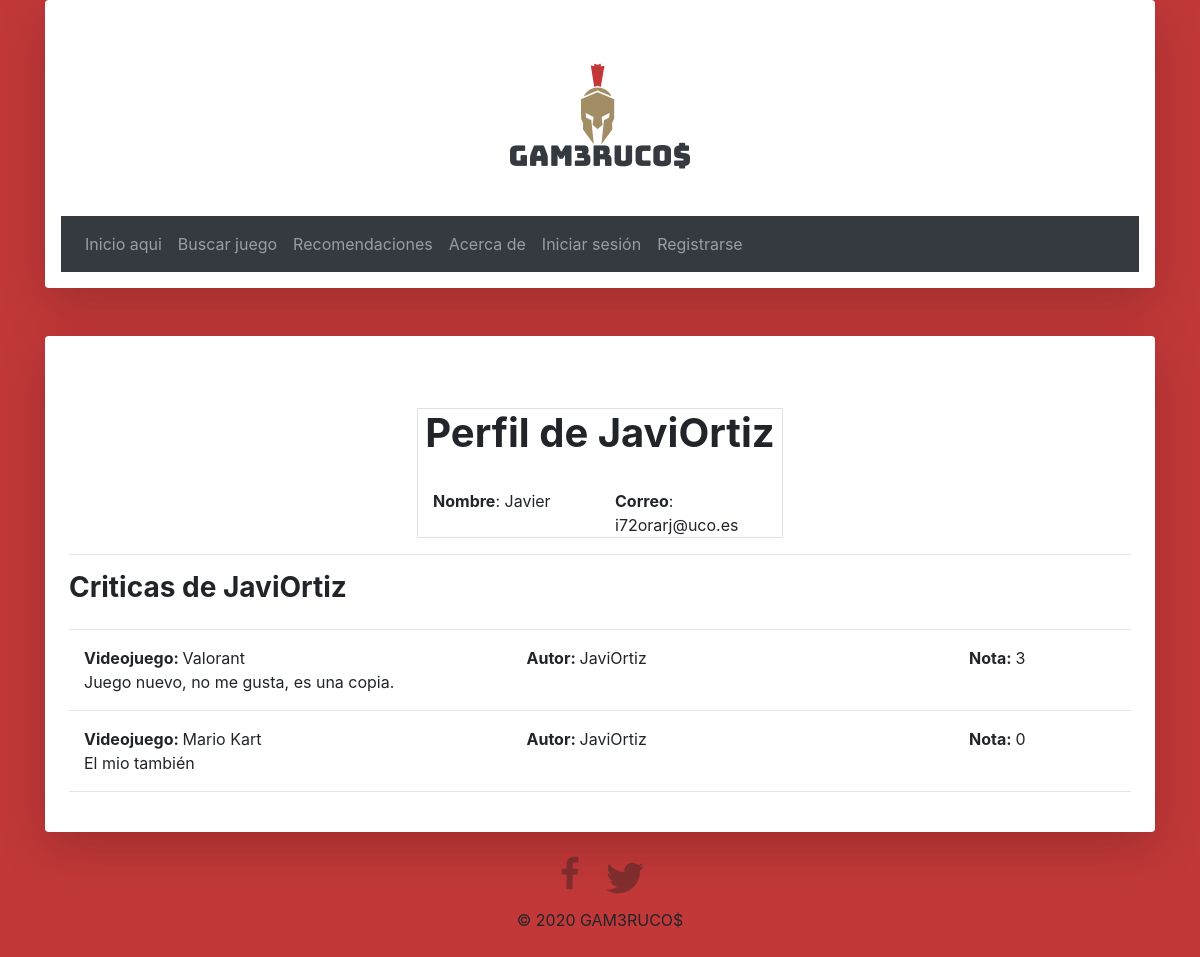
The page /perfil/7 on the database its author committed.
### gamerucos/models.py (models this page shows, shortened)
class Critica(models.Model):
    videojuego = models.ForeignKey(Videojuego, on_delete=models.CASCADE)
    autor = models.ForeignKey(User, on_delete=models.CASCADE)
    comentario = models.CharField(max_length=5000)
    nota = models.IntegerField()
    criticaRespondida = models.ForeignKey('self', blank=True, null=True, on_delete=models.CASCADE)

class Videojuego(models.Model):
    nombre=models.CharField(max_length=100)
    fechaLanzamiento=models.IntegerField()
    descripcion=models.CharField(max_length=1000)
    categoria=models.ForeignKey(Categoria,on_delete=models.CASCADE)
    portada=models.CharField(max_length=100)
    numeroJugadores=models.IntegerField()

### gamerucos/views.py (the view)
# urls.py: path('perfil', views.miPerfil, name='miPerfil'),
def perfil(request, idUsuario):
    usuario = User.objects.get(id=idUsuario)
    criticas = Critica.objects.all().filter(autor=usuario)
    context = {
        'usuario':usuario,
        'criticas':criticas,
    }
    if 'idUsuario' in request.session:
        context['logueado'] = 1
    else:
        context['logueado'] = 0
    return render(request, "gamerucos/perfil.html", context)

### gamerucos/templates/gamerucos/perfil.html (shortened to what this page needs)
<!DOCTYPE html>
<html>
  <head>
    {% load static%}
    <link rel="stylesheet" href="https://stackpath.bootstrapcdn.com/bootstrap/4.4.1/css/bootstrap.min.css">
    {% load static%}
    <link rel="stylesheet" type="text/css" href="{% static 'css/principal.css' %}" />
  </head>
  <body>
    <div class="container">
      <div class="shadow-lg p-3 mb-5 bg-white rounded">
      <div class="row justify-content-center">
        <a href="{% url 'home' %}" id="Logo">
          <img  class="rounded mx-auto d-block" src="{% static 'img/logoPrincipal2.png' %}" alt="GAMERUCOS"/>
        </a>
      </div>
        <nav class="navbar navbar-expand-lg navbar-dark bg-dark">
          <ul class="navbar-nav navbar-collapse mr-auto">
            <li class="nav-item">
              <a href="{% url 'home' %}" class="nav-link">Inicio aqui</a>
            </li>
            <li class="nav-item">
              <a href="{% url 'buscar' %}" class="nav-link">Buscar juego</a>
            </li>
            <li class="nav-item">
              <a href="{% url 'recomendaciones' %}" class="nav-link">Recomendaciones</a>
            </li>
            <li class="nav-item">
              <a href="{% url 'acerca' %}" class="nav-link">Acerca de</a>
            </li>
            {% if logueado == 0 %}
            <li class="nav-item">
              <a href="{% url 'login' %}" class="nav-link">Iniciar sesión</a>
            </li>
            <li class="nav-item">
              <a href="{% url 'registro' %}" class="nav-link">Registrarse</a>
            </li>
            {% endif %}
          </ul>
        </nav>
    </div>
    </div>
    <div class="container">
      <div class="shadow-lg p-4 mb-7 bg-white rounded">
      <br><br>
      <div class="row justify-content-center">
        <span class="border">
        <div class="col">
            <div class="row justify-content-center">
                <h1><b>Perfil de {{ usuario.username }}</b></h1>
            </div>
            <br>
            <div class="row">
                <div class="col">
                    <span><b>Nombre</b>: {{ usuario.first_name }} {{ usuarios.last_name }}</span>
                </div>
                <div class="col">
                    <span><b>Correo</b>: {{ usuario.email }}</span>
                </div>
            </div>
        </div>
        </span>
      </div>
      <hr>
      <div class="row">
        <div class="col">
          <h3><b>Criticas de {{ usuario.username }}</b></h3>
        </div>
      </div>
      <hr>
      {% for critica in criticas %}
      <div class="container">
        <div class="row">
            <div class="col-xl-5">
                <b>Videojuego: </b>{{critica.videojuego.nombre}}
            </div>
            <div class="col-xl-5">
                <b>Autor: </b>{{critica.autor.username}}
            </div>
            <div class="col-xl-2">
             <b>Nota: </b>{{critica.nota}}
            </div>
        </div>
        <div class="row">
          <div class="col">
            {{critica.comentario}}
          </div>
        </div>
      </div>
      <hr>
      {% endfor %}
      </div>
      </div>
      <footer class="footer mt-auto py-3">
        <div class="container">
          <div class="row justify-content-center">
            {% load static%}
            <a href="https://www.facebook.com/Gameruco-111156920561333/"><img src="{% static 'img/facebook.png' %}" alt="facebook logo" class="social-icon"  width="50em" height="50em"/></a>
            {% load static%}
            <a href="https://twitter.com/gamerucos"><img src="{% static 'img/twitter.png' %}" alt="logo twitter" class="social-icon"></a>
          </div>
          <div class="row justify-content-center">
            <p>&copy; 2020 GAM3RUCO$</p>
          </div>
        </div>
      </footer>
  </body>
</html>

### gamerucos/static/css/principal.css (style rules this page uses)
body { background-color: #c23838; }

### rows shown on the page
Critica: videojuego.nombre "Valorant", autor.username "JaviOrtiz", nota "3", comentario "Juego nuevo, no me gusta, es una copia."
Critica: videojuego.nombre "Mario Kart", autor.username "JaviOrtiz", nota "0", comentario "El mio también"

### other values the page prints
{{ usuario.username }} "JaviOrtiz"
{{ usuario.first_name }} "Javier"
{{ usuario.email }} "i72orarj@uco.es"
